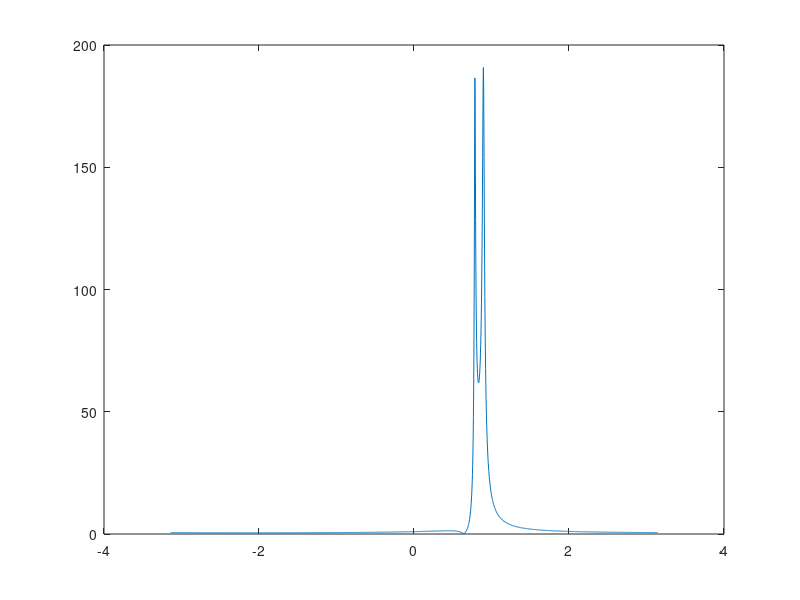

MATLAB code for this plot: (Note: this script raises an error after producing the figure.)
%part 3 of the lab

% z1=(4+2j)/sqrt(20);
% p1=(4+4j)/sqrt(33);
% p2=(3+10j)/sqrt(110);

n2 = 2+2;
n3 = 2+1;
n1 = 2+2;
n5 = 2+3;
n8 = 2+4;
n6 = 2+4;

z1 = (n2+1i*n3)/(sqrt(n2^2+n3^2));
p1 = (n1+1i*n5)/(sqrt(1+n1^2+n5^2));
p2 = (n8+1i*n6)/(sqrt(1+n8^2+n6^2));
%%
% H_z=@(z) (z-z1)/((z-p1)*(z-p2));
j=sqrt(-1);
%again, we need to transfor z to e^jw in unit circle
H_ejw=@(w) (exp(j*w)-z1)./((exp(j*w)-p1).*(exp(j*w)-p2));

w=-pi:pi/1000:pi;
magH=abs(H_ejw(w));
figure (6)
plot(w,magH)
%%
fS = 1400;  
t = 0:1/fS:1;  
k1 = 700;
f0=-700;
a=[p1+p2 -p1*p2];
b=[0 1 -z1];
x=exp((1i*2*pi*(k1.*t.^2-700*t))/2);
%  x=exp(1i*2*pi*((f0.*t)+(k1.*t.^2))/2); 
y = DTLTI(a, b, x, length(t)); 
  freq=-pi:2*pi/length(y):pi-2*pi/length(y);


figure(7)
plot(freq,abs(y))
figure (8)
plot(freq,angle(y))

% 
t=0:1/fS:10;
k1=70;
 x=exp(1i*2*pi*((f0.*t)+(k1.*t.^2))/2);  
  
y = DTLTI(a, b, x, length(t)); 
   freq=-pi:2*pi/length(y):pi-2*pi/length(y);
figure(9)
plot(freq,abs(y))
figure (10)
plot(freq,angle(y))


%

t=0:1/fS:1000;
k1=0.7;
 x=exp(1i*2*pi*((f0.*t)+(k1.*t.^2))/2);  
  
y = DTLTI(a, b, x, length(t)); 
   freq=-pi:2*pi/length(y):pi-2*pi/length(y);
figure(11)
plot(freq,abs(y))
figure (12)
plot(freq,angle(y))